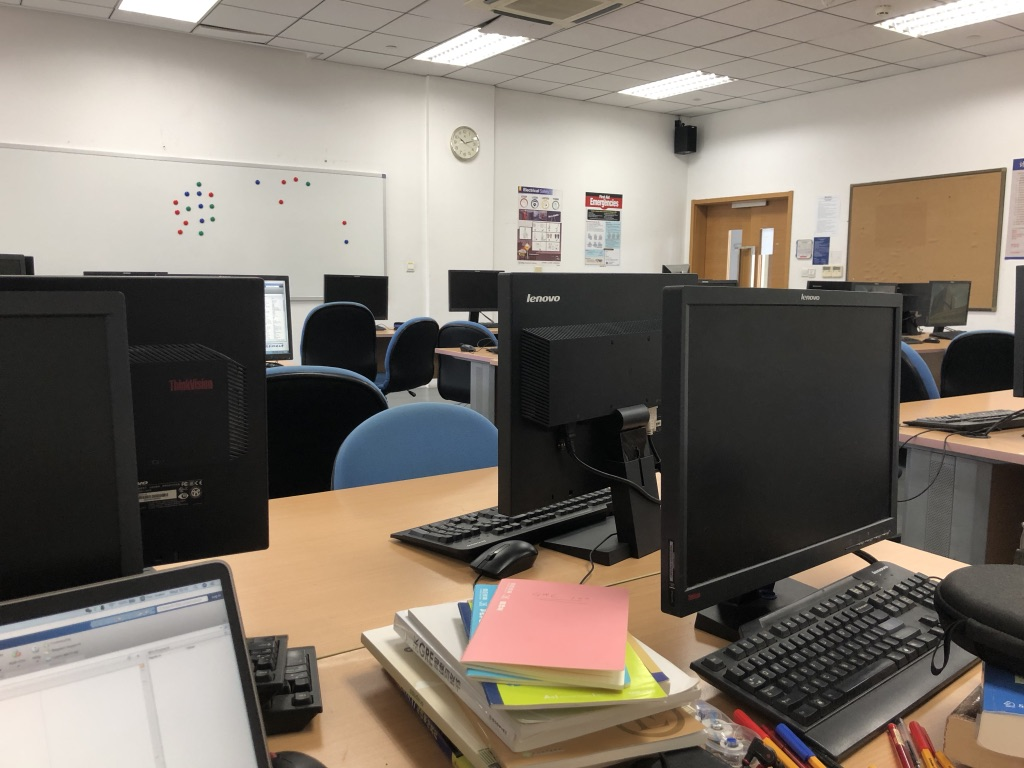
%> input picture p1.jpg, 1024 x 768 px
$ octave concatenate.m   (GNU Octave 9; MATLAB toolbox functions it lacks are replaced by stand-ins)
%> lines starting %> are read from the running program, lines starting %| are printed output that depends on the picture
clear;
clc;
close all;

im1 = imread('p1.jpg');
%> im1 is the input picture: size 768x1024x3 uint8; mean R, G, B 127, 118.2, 108.4
im2 = imread('p2.jpg');
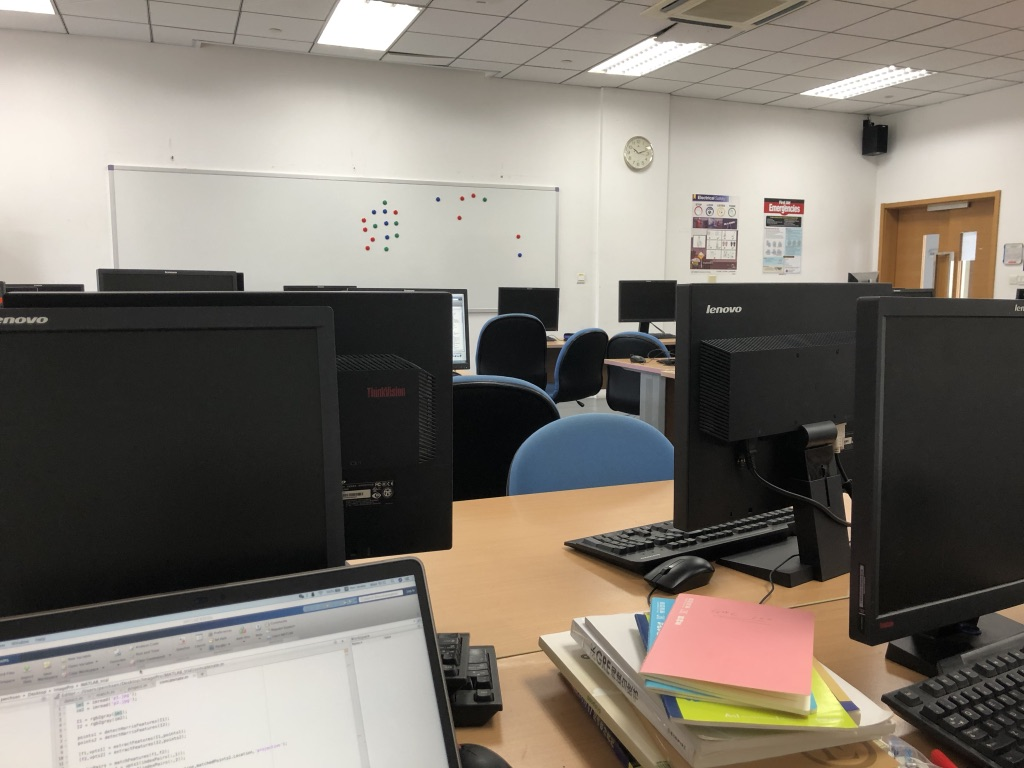
%> input picture p2.jpg, 1024 x 768 px
%> im2 is the input picture: size 768x1024x3 uint8; mean R, G, B 126.1, 119.4, 110.6

I1 = rgb2gray(im1);
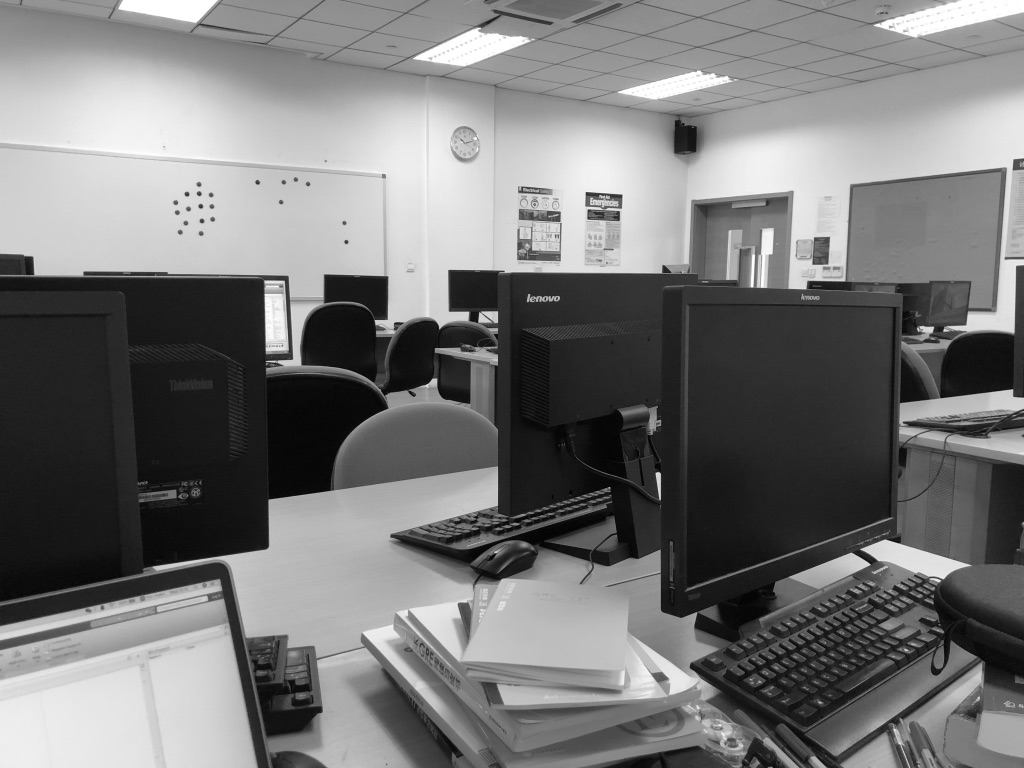
%> I1: size 768x1024 uint8; min 0, max 255, mean 119.7
I2 = rgb2gray(im2);
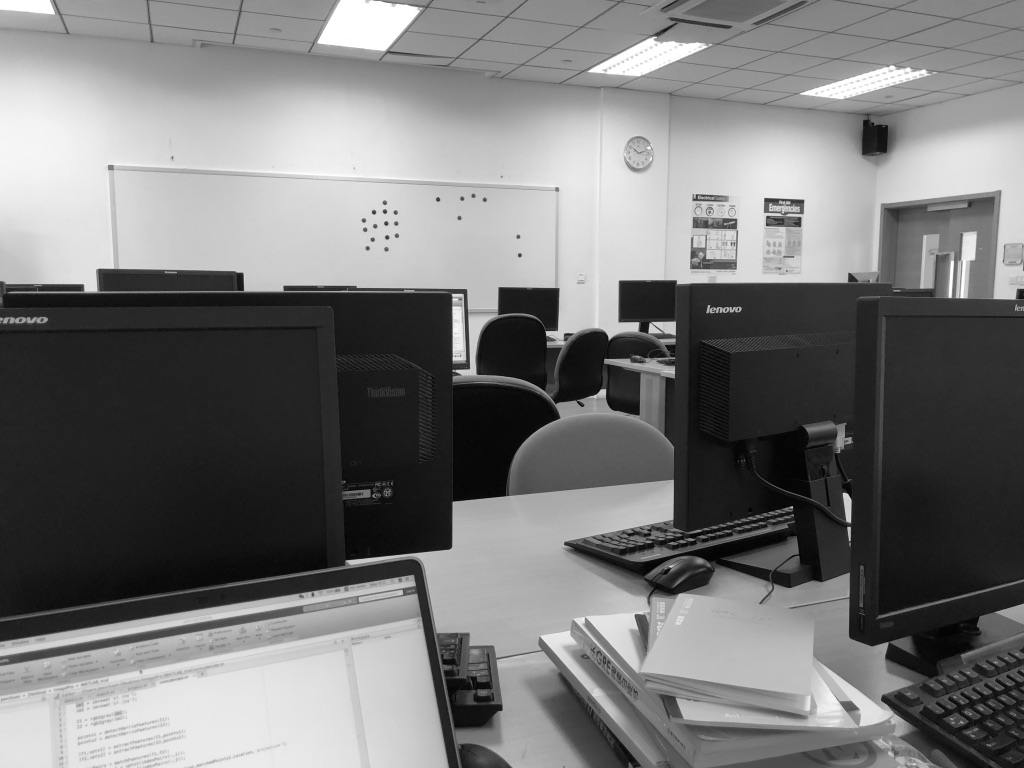
%> I2: size 768x1024 uint8; min 0, max 255, mean 120.4

points1 = detectHarrisFeatures(I1);
%> points1 = 897 points; strongest (x, y): (870, 565), (587, 194), (441, 328), (376, 321), (941, 581)
points2 = detectHarrisFeatures(I2);
%> points2 = 666 points; strongest (x, y): (547, 333), (610, 339), (385, 212), (374, 213), (793, 508)

[f1,vpts1] = extractFeatures(I1,points1);
%> vpts1 = 768 points; strongest (x, y): (870, 565), (587, 194), (441, 328), (376, 321), (941, 581)
[f2,vpts2] = extractFeatures(I2,points2);
%> vpts2 = 525 points; strongest (x, y): (547, 333), (610, 339), (385, 212), (374, 213), (793, 508)

indexPairs = matchFeatures(f1,f2);
%> indexPairs = 291 rows, first 12: [1 17; 2 18; 3 19; 8 25; 10 28; 11 27; 23 39; 24 37; 25 41; 28 43; 29 46; 32 49]
matchedPoints1 = vpts1(indexPairs(:,1));
%> matchedPoints1 = 291 points; strongest (x, y): (587, 194), (441, 328), (376, 321), (559, 298), (481, 314)
matchedPoints2 = vpts2(indexPairs(:,2));
%> matchedPoints2 = 291 points; strongest (x, y): (547, 333), (610, 339), (793, 508), (652, 324), (766, 200)

tform = fitgeotrans(matchedPoints1.Location,matchedPoints2.Location,'projective');
%> tform = transform with T = [0.849 -0.0443 -0.000171; 0.0598 0.986 6.88e-05; 187.5 17.65 1]

im1_trans = imwarp(im1,tform);
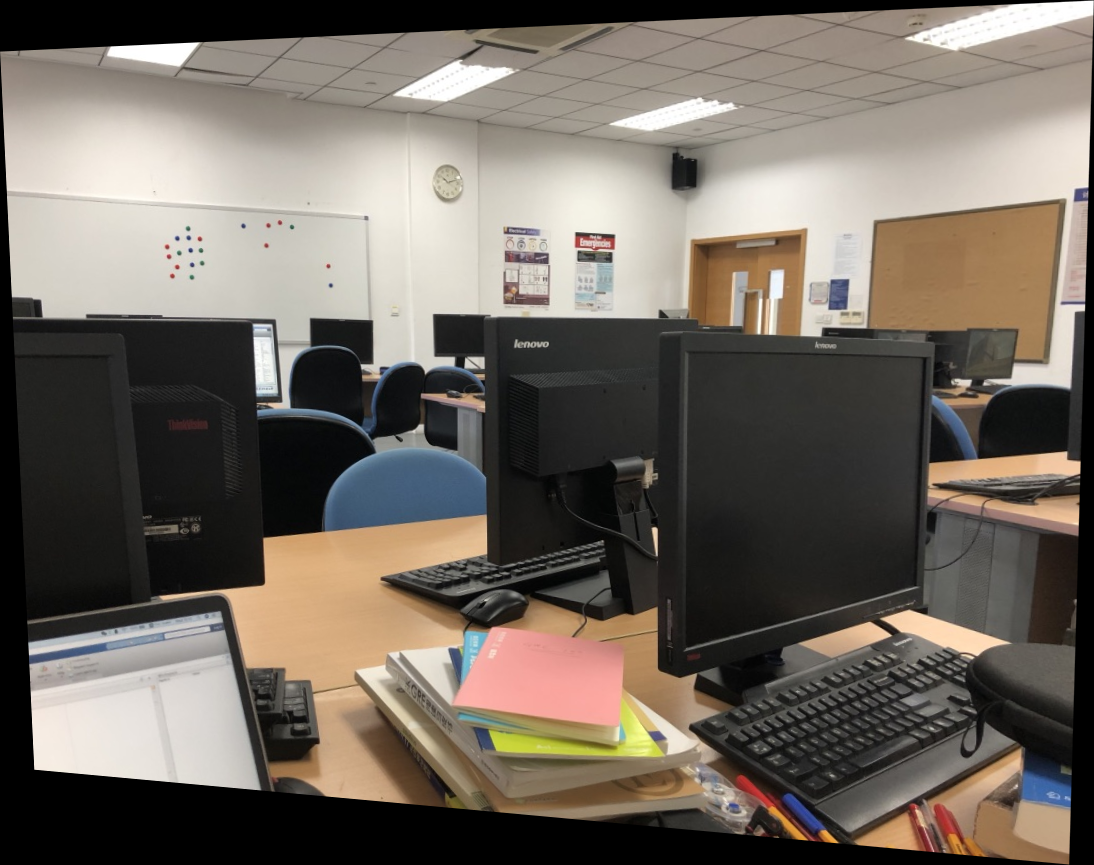
%> im1_trans: size 865x1094x3 uint8; mean R, G, B 113, 105, 96.1
left_top = round(transformPointsForward(tform,[1 1]));
%> left_top = [188 19]
right_top = round(transformPointsForward(tform,[size(im2,2) 1]));
%> right_top = [1281 -32]
left_bottom = round(transformPointsForward(tform,[1 size(im2,1)]));
%> left_bottom = [223 736]
right_bottom = round(transformPointsForward(tform,[size(im2,2) size(im2,1)]));
%> right_bottom = [1256 830]

im1_trans_seg = [zeros(size(im1_trans,1)+right_top(2),min(left_top(1),left_bottom(1)),3) im1_trans(-right_top(2)+1:end,:,:)]; % if right_top(2) < 0
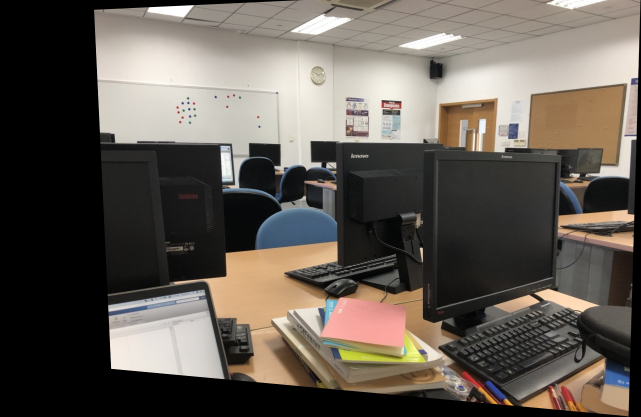
%> im1_trans_seg: size 833x1282x3 uint8 (shown at 1/2 size); mean R, G, B 98.4, 91.3, 83.6
im = im1_trans_seg(1:size(im2,1),:,:);
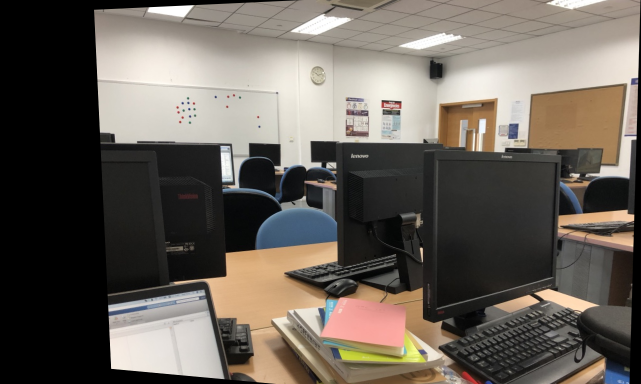
%> im: size 768x1282x3 uint8 (shown at 1/2 size); mean R, G, B 103.7, 96.7, 88.8
im(:,1:size(im2,2),:) = im2;
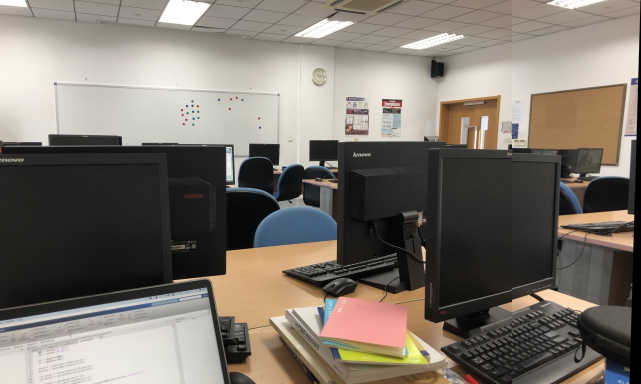
%> im: size 768x1282x3 uint8 (shown at 1/2 size); mean R, G, B 123.8, 116.4, 107.3

figure
imshow(im);
figure
imshow(im2);
